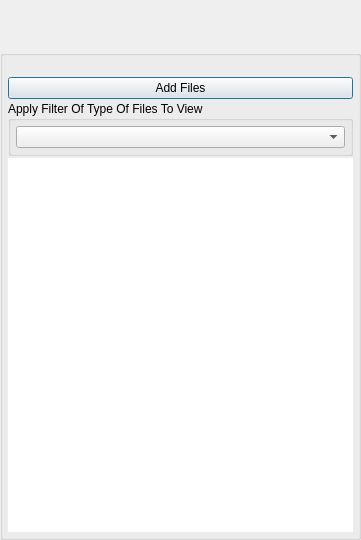
<?xml version="1.0" encoding="UTF-8"?>
<ui version="4.0">
 <class>ViewMySharedFilesDialog</class>
 <widget class="QDialog" name="ViewMySharedFilesDialog">
  <property name="windowModality">
   <enum>Qt::ApplicationModal</enum>
  </property>
  <property name="geometry">
   <rect>
    <x>0</x>
    <y>0</y>
    <width>361</width>
    <height>540</height>
   </rect>
  </property>
  <property name="sizePolicy">
   <sizepolicy hsizetype="Preferred" vsizetype="Preferred">
    <horstretch>0</horstretch>
    <verstretch>0</verstretch>
   </sizepolicy>
  </property>
  <property name="minimumSize">
   <size>
    <width>0</width>
    <height>0</height>
   </size>
  </property>
  <property name="maximumSize">
   <size>
    <width>16777215</width>
    <height>16777215</height>
   </size>
  </property>
  <property name="windowTitle">
   <string>Browse Files</string>
  </property>
  <property name="windowOpacity">
   <double>1.000000000000000</double>
  </property>
  <property name="toolTip">
   <string/>
  </property>
  <layout class="QVBoxLayout" name="verticalLayout">
   <property name="spacing">
    <number>0</number>
   </property>
   <property name="leftMargin">
    <number>0</number>
   </property>
   <property name="topMargin">
    <number>0</number>
   </property>
   <property name="rightMargin">
    <number>0</number>
   </property>
   <property name="bottomMargin">
    <number>0</number>
   </property>
   <item>
    <widget class="TitleBarWidget" name="m_TitleBarWidget" native="true">
     <property name="sizePolicy">
      <sizepolicy hsizetype="Preferred" vsizetype="Preferred">
       <horstretch>0</horstretch>
       <verstretch>0</verstretch>
      </sizepolicy>
     </property>
     <property name="minimumSize">
      <size>
       <width>0</width>
       <height>50</height>
      </size>
     </property>
     <property name="maximumSize">
      <size>
       <width>16777215</width>
       <height>130</height>
      </size>
     </property>
    </widget>
   </item>
   <item>
    <widget class="QGroupBox" name="FileItemsBox">
     <property name="minimumSize">
      <size>
       <width>0</width>
       <height>0</height>
      </size>
     </property>
     <property name="title">
      <string/>
     </property>
     <layout class="QVBoxLayout" name="verticalLayout_4">
      <property name="spacing">
       <number>2</number>
      </property>
      <property name="leftMargin">
       <number>5</number>
      </property>
      <property name="topMargin">
       <number>5</number>
      </property>
      <property name="rightMargin">
       <number>5</number>
      </property>
      <property name="bottomMargin">
       <number>5</number>
      </property>
      <item>
       <widget class="QLabel" name="m_StatusLabel">
        <property name="text">
         <string notr="true"/>
        </property>
       </widget>
      </item>
      <item>
       <widget class="QPushButton" name="m_AddFilesButton">
        <property name="text">
         <string>Add Files</string>
        </property>
       </widget>
      </item>
      <item>
       <widget class="QGroupBox" name="m_FileXferGroupBox_2">
        <property name="sizePolicy">
         <sizepolicy hsizetype="Preferred" vsizetype="Minimum">
          <horstretch>0</horstretch>
          <verstretch>0</verstretch>
         </sizepolicy>
        </property>
        <property name="title">
         <string>Apply Filter Of Type Of Files To View</string>
        </property>
        <layout class="QVBoxLayout" name="verticalLayout_3">
         <property name="spacing">
          <number>2</number>
         </property>
         <property name="leftMargin">
          <number>5</number>
         </property>
         <property name="topMargin">
          <number>5</number>
         </property>
         <property name="rightMargin">
          <number>5</number>
         </property>
         <property name="bottomMargin">
          <number>5</number>
         </property>
         <item>
          <widget class="VxComboBoxFileFilter" name="m_FileFilterComboBox"/>
         </item>
        </layout>
       </widget>
      </item>
      <item>
       <widget class="QListWidget" name="FileItemList">
        <property name="frameShape">
         <enum>QFrame::NoFrame</enum>
        </property>
        <property name="frameShadow">
         <enum>QFrame::Plain</enum>
        </property>
        <property name="lineWidth">
         <number>0</number>
        </property>
        <property name="iconSize">
         <size>
          <width>32</width>
          <height>32</height>
         </size>
        </property>
        <property name="verticalScrollMode">
         <enum>QAbstractItemView::ScrollPerPixel</enum>
        </property>
        <property name="resizeMode">
         <enum>QListView::Adjust</enum>
        </property>
        <property name="uniformItemSizes">
         <bool>true</bool>
        </property>
       </widget>
      </item>
     </layout>
    </widget>
   </item>
   <item>
    <widget class="BottomBarWidget" name="m_BottomBarWidget" native="true">
     <property name="sizePolicy">
      <sizepolicy hsizetype="Expanding" vsizetype="Minimum">
       <horstretch>0</horstretch>
       <verstretch>0</verstretch>
      </sizepolicy>
     </property>
     <property name="minimumSize">
      <size>
       <width>30</width>
       <height>0</height>
      </size>
     </property>
     <property name="autoFillBackground">
      <bool>true</bool>
     </property>
    </widget>
   </item>
  </layout>
 </widget>
 <customwidgets>
  <customwidget>
   <class>TitleBarWidget</class>
   <extends>QWidget</extends>
   <header>TitleBarWidget.h</header>
   <container>1</container>
  </customwidget>
  <customwidget>
   <class>BottomBarWidget</class>
   <extends>QWidget</extends>
   <header location="global">BottomBarWidget.h</header>
   <container>1</container>
  </customwidget>
  <customwidget>
   <class>VxComboBoxFileFilter</class>
   <extends>QComboBox</extends>
   <header>VxComboBoxFileFilter.h</header>
  </customwidget>
 </customwidgets>
 <resources/>
 <connections/>
</ui>
